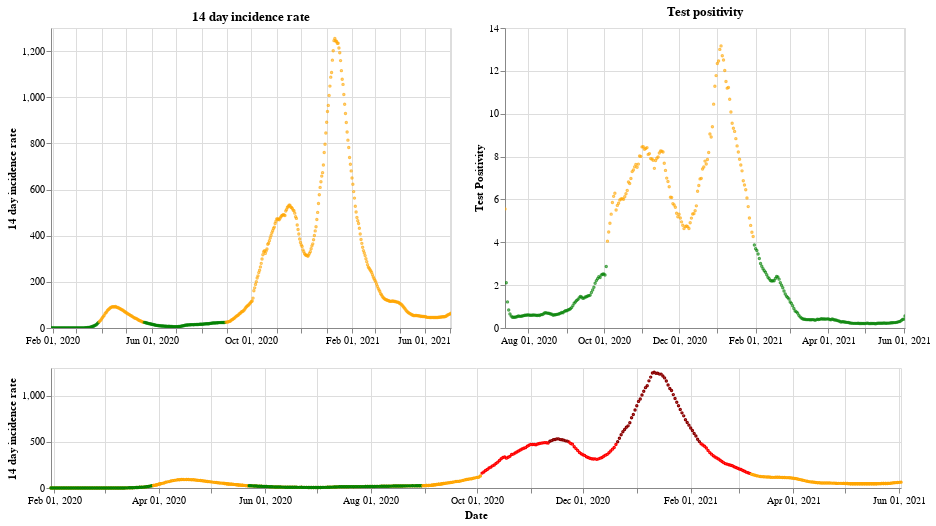

This figure's notebook cell:
### Markdown cell above
## England

### Code cell
plot_traffic_light('England')

### Figure 1 — Vega-Lite specification as saved in the notebook (floating-point values rounded to 4 significant figures; data arrays with more than 128 entries replaced by an {"elided": "..."} marker saying what was removed)
{"config": {"view": {"continuousWidth": 400, "continuousHeight": 300}}, "vconcat": [{"hconcat": [{"mark": {"type": "point", "size": 2}, "encoding": {"color": {"condition": {"value": "green", "test": "(datum.twoWeeklyCasesRate <= 25)"}, "value": "orange"}, "tooltip": [{"type": "nominal", "field": "areaName"}, {"type": "temporal", "field": "date"}, {"type": "quantitative", "field": "twoWeeklyCasesRate"}, {"type": "quantitative", "field": "testPositivity"}], "x": {"type": "temporal", "axis": {"title": ""}, "field": "date", "scale": {"domain": {"selection": "DateBrush"}}, "timeUnit": "yearmonthdate"}, "y": {"type": "quantitative", "axis": {"title": "14 day incidence rate"}, "field": "twoWeeklyCasesRate"}}, "title": "14 day incidence rate", "width": 400}, {"mark": {"type": "point", "size": 2}, "encoding": {"color": {"condition": {"value": "green", "test": "(datum.testPositivity <= 4)"}, "value": "orange"}, "tooltip": [{"type": "nominal", "field": "areaName"}, {"type": "temporal", "field": "date"}, {"type": "quantitative", "field": "twoWeeklyCasesRate"}, {"type": "quantitative", "field": "testPositivity"}], "x": {"type": "temporal", "axis": {"title": ""}, "field": "date", "scale": {"domain": {"selection": "DateBrush"}}, "timeUnit": "yearmonthdate"}, "y": {"type": "quantitative", "axis": {"title": "Test Positivity"}, "field": "testPositivity"}}, "title": "Test positivity", "width": 400}]}, {"layer": [{"mark": {"type": "point", "size": 2}, "encoding": {"color": {"condition": {"value": "orange", "test": "((50 && datum.twoWeeklyCasesRate) < 150)"}, "value": "red"}, "opacity": {"condition": {"value": 1, "test": "((50 && datum.twoWeeklyCasesRate) < 500)"}, "value": 0}, "tooltip": [{"type": "nominal", "field": "areaName"}, {"type": "temporal", "field": "date"}, {"type": "quantitative", "field": "twoWeeklyCasesRate"}, {"type": "quantitative", "field": "testPositivity"}], "x": {"type": "temporal", "axis": {"title": "Date"}, "field": "date", "timeUnit": "yearmonthdate"}, "y": {"type": "quantitative", "axis": {"title": "14 day incidence rate"}, "field": "twoWeeklyCasesRate"}}, "selection": {"DateBrush": {"type": "interval", "encodings": ["x"], "fields": ["Time"]}}, "width": 850}, {"mark": {"type": "point", "size": 2}, "encoding": {"color": {"value": "darkred"}, "opacity": {"condition": {"value": 1, "test": "(datum.twoWeeklyCasesRate >= 500)"}, "value": 0}, "tooltip": [{"type": "nominal", "field": "areaName"}, {"type": "temporal", "field": "date"}, {"type": "quantitative", "field": "twoWeeklyCasesRate"}, {"type": "quantitative", "field": "testPositivity"}], "x": {"type": "temporal", "axis": {"title": "Date"}, "field": "date", "timeUnit": "yearmonthdate"}, "y": {"type": "quantitative", "axis": {"title": "14 day incidence rate"}, "field": "twoWeeklyCasesRate"}}, "width": 400}, {"mark": {"type": "point", "size": 2}, "encoding": {"color": {"condition": {"value": "green", "test": "((4 && datum.twoWeeklyCasesRate) < 25)"}, "value": "orange"}, "opacity": {"condition": {"value": 1, "test": "(datum.twoWeeklyCasesRate < 50)"}, "value": 0}, "tooltip": [{"type": "nominal", "field": "areaName"}, {"type": "temporal", "field": "date"}, {"type": "quantitative", "field": "twoWeeklyCasesRate"}, {"type": "quantitative", "field": "testPositivity"}], "x": {"type": "temporal", "axis": {"title": "Date"}, "field": "date", "timeUnit": "yearmonthdate"}, "y": {"type": "quantitative", "axis": {"title": "14 day incidence rate"}, "field": "twoWeeklyCasesRate"}}, "width": 400}], "height": 120, "width": 800}], "data": {"name": "data-929b3689ca1c56cc350fb25090d625ea"}, "$schema": "https://vega.github.io/schema/vega-lite/v4.8.1.json", "datasets": {"data-929b3689ca1c56cc350fb25090d625ea": {"elided": "490 records"}}}
